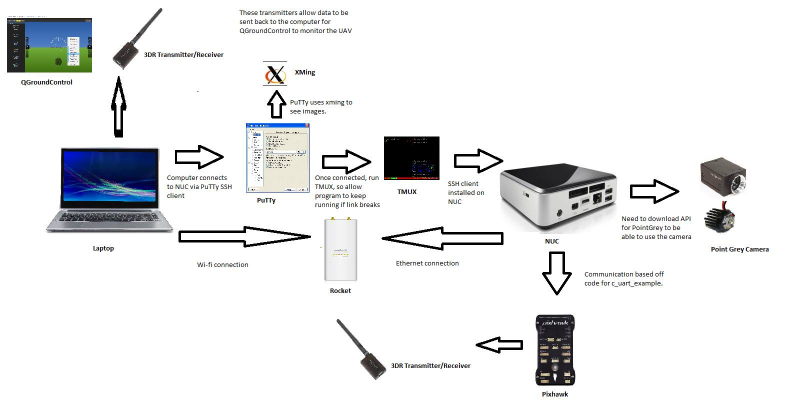
//> input picture OverviewPicture.jpg, 1573 x 800 px, given in place of the camera (shown at 1/2 size)
$ ./Main   (built with g++ and OpenCV 4)
//> lines starting //> are read from the running program, lines starting //| are printed output that depends on the picture; after the words box and inside, x2 and y2 are one past the last pixel; in counts of white or black regions, pixels touching at a corner belong together
### EmbeddedSystem/parameters.h
#ifndef PARAMETERS_H
#define PARAMETERS_H

#define UAV_UART_CONNECT_ACM0 "/dev/ttyACM0"
#define UAV_UART_CONNECT_ACM1 "/dev/ttyACM1"
#define UAV_UART_CONNECT_USB0 "/dev/ttyUSB0"
#define UAV_UART_CONNECT_USB1 "/dev/ttyUSB1"

#define UAV_UART_CONNECT_DEFAULT "/dev/ttyACM0"

#define UAV_BAUDRATE 57600


// Layout parameters

#define DATA_WIDTH 20

#define INSECT_DATA_Y 5
#define UAV_DATA_Y 15
#define CAMERA_DATA_Y 23
#define FLAG_DATA_Y 30

#define INSECT_DATA_X 2
#define UAV_DATA_X 9
#define CAMERA_DATA_X 6
#define FLAG_DATA_X 6

#define DATA_COLUMN 27

#define OUTPUT_STREAM_HEIGHT 32
#define OUTPUT_STREAM_WIDTH 39
#define OUTPUT_STREAM_Y 7
#define OUTPUT_STREAM_X 49


#define SPEED_SCALE 500		//Conversion between pixels and metres. Should react at 1 m/s.

#endif

### EmbeddedSystem/Output.h

#ifndef Output
#define Output

#include <stdlib.h>
#include <stdio.h>
#include <iostream>
#include <unistd.h>
#include <map>
#include <string.h>

#include <ncurses.h>
#include "parameters.h"

#define MAX_NUM_ROWS 20

using namespace std;

// [21 lines of commented-out code are left out]


class OutputStream {

public:
	OutputStream(void);

	void init(void);
	void print(const char* s);
	void refresh(void);
	WINDOW * outputStream;
	WINDOW * insectData;
	WINDOW * uavData;
	WINDOW * cameraData;
	WINDOW * flagData;

};


extern OutputStream output;
extern char outputBuffer[50];

void printMainScreen(void);

void printDataWindow(map<const char*, int> in_map, int, int);


#endif

### EmbeddedSystem/IrCam.h
#ifndef IR_CAM_H
#define IR_CAM_H


#include <opencv2/core/core.hpp>
#include <opencv2/imgproc/imgproc.hpp>
#include <iostream>
#include <numeric>
//#include <Windows.h>
#include "FlyCapture2.h"

#include <iomanip>
#include "Output.h"

using namespace cv;
using namespace std;
using namespace FlyCapture2;

#define FULL_FRAME 2048
#define MAX_RATE 90


class IRCam {
	Camera camera;
	CameraInfo camInfo;
	Error camError;
	Image rawImage;
	Image rgbImage;
	Format7ImageSettings fmt7ImageSettings;

	VideoMode vidMode;
	FrameRate fRate;

	Property frmRate;
	Property newFrmRate;
	PGRGuid guid;
	BusManager busMgr;

	unsigned int numCams;
	unsigned int usb_prop;

	unsigned int xRes;
	unsigned int yRes;
	unsigned int fps;

	vector<float> fpsMA;
	float currentFPS;
	Mat* srcMat;

	bool initialised;
public:

	IRCam(Mat* src, unsigned int x = FULL_FRAME, unsigned int y = FULL_FRAME, unsigned int frameRate = MAX_RATE);
	~IRCam(void);
	void init();
	void release();

	void getImage();

	Error setROI(int offX, int offY, int scale);
	Error setResolution(unsigned int x, unsigned int y);
	Error setFrameRate ( unsigned int frameRate);

	Size getImageSize(void);

	void updateFPS(float in_fps);

	void printOutput(void);

	bool isInit();
};


bool irCamInit(void);

Mat irGetImage(void);

void irReleaseCam(void);

bool irSetRoi(int offX, int offY, int scale);

#endif

### Project2/Insect.h
#ifndef INSECT
#define INSECT

#include <opencv2/core/core.hpp>
#include <numeric>

using namespace cv;
using namespace std;


#define ROI_SIZE .15
#define HEIGHT_OFFSET 10

class Insect {
	vector<int> heightMA;
	Point2f prevPosition;
	Point2f frameCentre;

	void humanReadableOutput(void);
public:
	int heightBracket;
	Point2f velocity;
	float speed;
	float direction;
	Point2f position;
	Point2f relPosition;
	float relNorm;
	float relAngle;
	bool found;
	Rect ROI;

	Insect(Mat*);
	void updateHeight(int);
	void updatePosition(Point2f);
	void updateROI(Mat*);
};

#endif // !INSECT

### Project2/Fps.h
/* disabled CPU fps functionality
get_cpu_time on windows is not reliable
see readme*/

#ifndef FPS_H
#define FPS_H

#include <opencv2/core/core.hpp>
#include <opencv2/highgui/highgui.hpp>
#include <stdio.h>
using namespace cv;

#ifdef _WIN32
#include <Windows.h>
#else
// UNIX support
#include <time.h>
#include <sys/time.h>
#endif

enum class fps_mode_t {WALL, CPU, BOTH};

class Fps {
public:
	Fps(int wait_period, fps_mode_t mode);
	void checkFPS(void);
	void displayFPS(Mat src, Rect ROI);

	fps_mode_t mode_;
	int frame_num;
	int num_frames_proc;
	float fps_wall, fps_cpu;
	double cpu_running_total;
	double get_wall_time(void);
	double get_cpu_time(void);
private:


	double wall1;
	double cpu1;
	int wait_period_;
	double wall0;
	double cpu0;
};


#endif

### EmbeddedSystem/Threshold.h
#ifndef THRESHOLD_2_H
#define THRESHOLD_2_H

#include <opencv2/core/core.hpp>
#include <opencv2/imgproc/imgproc.hpp>
#include <opencv2/highgui/highgui.hpp>
#include <iostream>
#include <math.h>
#include <stdlib.h>
#include <stdio.h>


#include <iostream>
#include <ctype.h>

using namespace cv;
using namespace std;


//#define SHOW_HISTOGRAM
#define MIN_LOBE_AREA 30
#define FIND_WIDTH 10
#define NUM_BINS 256
#define AVERAGE_SIZE 1

MatND findHistogram(Mat, int);


// Takes a moving average filter of the histogram and returns the histogram as a vector of integers
vector<int> movingAverageFilterHistogram(MatND, int);

// Finds all local peaks a minimums using a user-defined width
void findPeaksandMins(vector<int>, vector<int>, vector<int>, int);

//Finds and maps all of the lobes in the histogram. Has a default minimum area of 10 pixels.
map<int, int> findBulges(vector<int>, vector<int>, int);


// Application specific function which finds the right most peak, and then searches for the next minimum to set as the threshold value
int findThreshold(Mat);

#endif

### EmbeddedSystem/Insect.h
#ifndef INSECT
#define INSECT

#include <opencv2/core/core.hpp>
#include <opencv2/imgproc/imgproc.hpp>
#include <opencv2/highgui/highgui.hpp>
#include <numeric>
#include <iostream>
#include <stdio.h>

#include "Threshold.h"

using namespace cv;
using namespace std;


#define ROI_SIZE .15
#define HEIGHT_OFFSET 10
#define WIDTH_OFFSET 10

class Insect {
	vector<int> heightMA;
	Point2f prevPosition;
	Point2f frameCentre;

	void humanReadableOutput(void);
public:
	int heightBracket;
	Point2f velocity;
	float speed;
	float direction;
	Point2f position;
	Point2f relPosition;
	float relNorm;
	float relAngle;
	bool found;
	Rect ROI;

	Insect(Mat*);
	void updateHeight(int);
	void updatePosition(Point2f);
	void updateROI(Mat*);
	vector<vector<Point> > findObjects(Mat*);
	map<double, vector<Point> > mapContours(vector<vector<Point> > inputContours, Mat* inputImage);
	void findInsect(Mat* inputImage);

};

#endif // !INSECT

### Project2_NT/Project2/Thresholding.h

#ifndef THRESHOLDING
#define THRESHOLDING

#include <opencv2/core/core.hpp>
#include <opencv2/imgproc/imgproc.hpp>
#include <opencv2/gpu/gpu.hpp>

//#define THRESH_GPU

using namespace cv;
using namespace std;
using namespace cv::gpu;

class myHist {
	vector<double> histogram;
	vector<int> peakLocs;
	vector<int> minLocs;
	int absMaxLoc;
	bool checkThreshold(int);
	int findNextMin(int);
public:
	int threshold;

	myHist();
	myHist(Mat);
	void findPeaksandMins(int);
	void findThresholdByArea(int);
};

#ifdef THRESH_GPU
	int findThreshold(GpuMat inputImage);
#else
	int findThreshold(Mat inputImage);
#endif

#endif

### Project2/Insect.cpp
#include "Insect.h"

#define HEIGHT_FILTER_SIZE 10
#define HEIGHT_BRACKET 20

Insect::Insect(Mat* src) {
	found = false;
	heightMA = vector<int>(HEIGHT_FILTER_SIZE, 0);
	position = Point(0, 0);
	prevPosition = position;
	speed = 0.0;
	ROI = Rect(0, 0, src->cols, src->rows);
	frameCentre = Point(src->cols / 2, src->rows / 2);
}


// [21 lines left out: functions updateHeight, updatePosition, not called in this run]


void Insect::updateROI(Mat* src) {
	if (found) {
		// Updates the size and location of the region of interest
		int roiSize = ROI_SIZE * src->rows;

		if (position.x > (roiSize / 2)) {
			ROI.x = int(position.x) - roiSize / 2;
		}
		if (position.y > (roiSize / 2)) {
			ROI.y = int(position.y) - roiSize / 2;
		}
		if (position.x + roiSize / 2 > src->cols) {
			ROI.x = src->cols - roiSize;
		}
		if (position.y + roiSize / 2 > src->rows) {
			ROI.y = src->rows - roiSize;
		}
		ROI.width = roiSize;
		ROI.height = roiSize;
	}
	else {
		ROI = Rect(0, HEIGHT_OFFSET, src->cols, src->rows - HEIGHT_OFFSET); //Reset ROI
	}
}

// [16 lines left out: function humanReadableOutput, not called in this run]

### EmbeddedSystem/Insect.cpp
#include "Insect.h"

#define HEIGHT_FILTER_SIZE 10
#define HEIGHT_BRACKET 20


// [19 lines left out: functions Insect, updateHeight, not called in this run]

#define DATA_TITLE_POSITION 0
#define DATA_PARAMETER_POSITION 2


// [25 lines left out: functions printParameters, printOutput, not called in this run]


void Insect::updatePosition(Point2f centre) {
	position = Point2f(centre.x + ROI.x, centre.y + ROI.y);

	velocity = position - prevPosition;
	speed = norm(velocity);
	direction = atan2f(velocity.y, velocity.x) * 180 / CV_PI;

	relPosition = position - frameCentre;
	relNorm = norm(relPosition);
	relAngle = atan2f(relPosition.y, relPosition.x) *180 / CV_PI;

	prevPosition = position;
}


// [90 lines left out: functions updateROI, findObjects, mapContours, findInsect, not called in this run]


void Insect::findInsect(Mat* inputImage) {

}

### Project2_NT/Project2/Main.cpp
#include <opencv2/core/core.hpp>
#include <opencv2/imgproc/imgproc.hpp>
#include <opencv2/highgui/highgui.hpp>
#include <opencv2/video/tracking.hpp>
#include <iostream>
#include <stdio.h>


#include "Thresholding.h"
#include "Insect.h"
#include "Fps.h"

#include "Windows.h"

//#include "IrCam.h"
//#include "Kalman.h"

using namespace cv;
using namespace std;

#define DEBUG		//display video output windows
//#define FPS //wall breaks (==0) on release mode.
#define WAIT_PERIOD	10
//#define USE_CAM		// On to use IR cam (real-time), off to use recorded footage


RNG rng(12345);


void drawCross(Mat img, Point centre, Scalar colour, int d)
{
	line(img, Point(centre.x - d, centre.y - d), Point(centre.x + d, centre.y + d), colour, 2, CV_AA, 0);
	line(img, Point(centre.x + d, centre.y - d), Point(centre.x - d, centre.y + d), colour, 2, CV_AA, 0);
}

vector<vector<Point> > findObjects(Mat* inputImage) {

	vector<vector<Point> > contours;
	vector<Vec4i> hierarchy;
	Mat contourEdges, contourMorph;

	Canny(*inputImage, contourEdges, 30, 50 * 2, 3);

	Mat element = getStructuringElement(0, Size(5, 5));
	morphologyEx(contourEdges, contourMorph, 3, element);

	findContours(contourMorph, contours, hierarchy, CV_RETR_TREE, CV_CHAIN_APPROX_SIMPLE, Point(0, 0));
	return contours;
}


map<double, vector<Point>> mapContours(vector<vector<Point>> inputContours, Mat inputImage) {
	map<double, vector<Point>> contourMap;

	for (int i = 0; i < inputContours.size(); i++)
	{
		Mat mask = Mat::zeros(inputImage.size(), CV_8UC1);
		drawContours(mask, inputContours, i, cv::Scalar(255), CV_FILLED, CV_AA, noArray(), 1, Point(0, 0));
		contourMap[mean(inputImage, mask)[0]] = inputContours[i];

	}

	return contourMap;
}


Insect findInsect(Insect insect, Mat* inputImage) {
	vector<vector<Point>> imageContours = findObjects(inputImage);
	map<double, vector<Point>> contourMap = mapContours(imageContours, *inputImage);

	if (contourMap.size() != 0) {
		double insectIntensity = contourMap.rbegin()->first;
		Moments conMom = (moments(contourMap.rbegin()->second, false));
		Point insectCentre = Point2f(conMom.m10 / conMom.m00, conMom.m01 / conMom.m00);

		printf("Insect Position - X: %u, Y: %u.  Insect Height - %.2f \n", insectCentre.x, insectCentre.y, insectIntensity);
		insect.updatePosition(insectCentre);
		insect.found = true;
	}
	else {
		insect.found = false;
	}

	return insect;
}


/*
/*Determines time difference between two CPU clock times
timespec diff(timespec start, timespec end)
{
	timespec temp;
	if ((end.tv_nsec - start.tv_nsec) < 0) {
		temp.tv_sec = end.tv_sec - start.tv_sec - 1;
		temp.tv_nsec = 1000000000 + end.tv_nsec - start.tv_nsec;
	}
	else {
		temp.tv_sec = end.tv_sec - start.tv_sec;
		temp.tv_nsec = end.tv_nsec - start.tv_nsec;
	}
	return temp;
}
*/

/** @function main */
int main(int argc, char** argv)
{
	VideoCapture capture;

	// [14 lines of commented-out code are left out]

	if (!capture.open(0))
		return 0;


	#ifdef FPS
	Fps fps(WAIT_PERIOD, WALL); // set what displays by changing mode to WALL, CPU, or BOTH
	#endif // FPS


	Mat src, src_ROI;
	capture >> src;
//> src is the input picture: 800 rows x 1573 cols, CV_8UC3; mean B, G, R 235, 234, 233.1
	//resize(src, src, Size(), 0.3, 0.3);
	Insect insect(&src);

	while (src.empty()) {
		printf("Trying to find source");
		capture >> src;
	}


	while (!src.empty()) {


		src_ROI = src(insect.ROI);

		//imshow("Source", src);

		LARGE_INTEGER time, freq;
		if (!QueryPerformanceFrequency(&freq)){
			//  Handle error
			return 0;
		}
		if (!QueryPerformanceCounter(&time)){
			//  Handle error
			return 0;
		}
		double measured_time = (double)time.QuadPart / freq.QuadPart;

		insect = findInsect(insect, &src_ROI);
//> in findObjects, `Canny(*inputImage, contourEdges, 30, 50 * 2, 3);`:
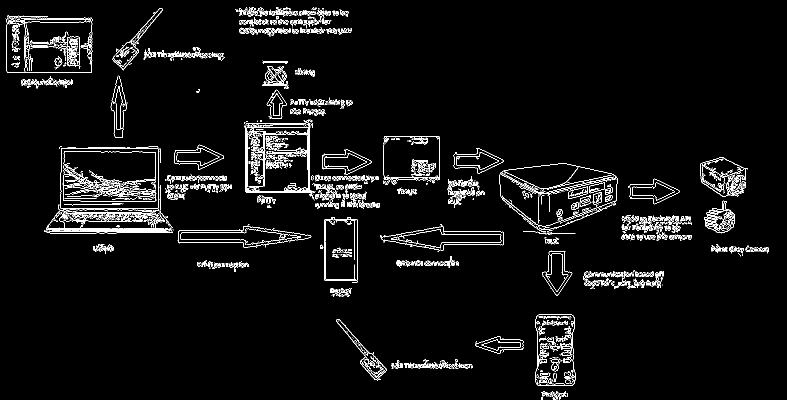
//> contourEdges: 800 rows x 1573 cols, CV_8UC1 (shown at 1/2 size); 3.9% white in thin lines or dots
//> in findObjects, `morphologyEx(contourEdges, contourMorph, 3, element);`:
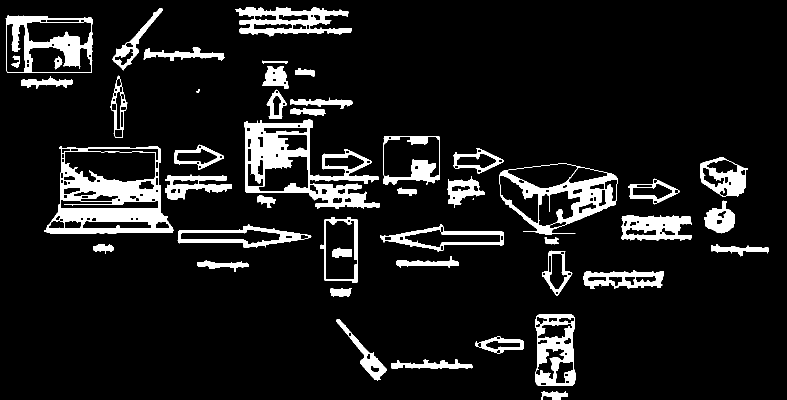
//> contourMorph: 800 rows x 1573 cols, CV_8UC1 (shown at 1/2 size); 9.6% white; 48 white regions (2 under 20 px)
//> in findObjects, `findContours(contourMorph, contours, hierarchy, CV_RETR_TREE, CV_CHAIN..`: contours = 247 contours, 3 with area under 20; largest, box (x1, y1, x2, y2) and area: (88, 293, 347, 467) 35364, (488, 239, 760, 418) 26074, (999, 326, 1235, 470) 23273, (11, 31, 185, 146) 18764, (1070, 629, 1151, 772) 10431
//> in findInsect, `vector<vector<Point>> imageContours = findObjects(inputImage);`: imageContours has the same summary as contours in findObjects
//> after the loop in mapContours, `for (int i = 0; i < inputContours.size(); i++)`: contourMap = 247 items
//> in findInsect, `double insectIntensity = contourMap.rbegin()->first;`: insectIntensity = 253.9
//> in findInsect, `Moments conMom = (moments(contourMap.rbegin()->second, false));`: conMom = moments, m00 3.5, centre m10/m00, m01/m00 = (946.2, 397.8)
//> in findInsect, `Point insectCentre = Point2f(conMom.m10 / conMom.m00, conMom.m01 / con..`: insectCentre = Point(946, 398)
//| Insect Position - X: 946, Y: 398.  Insect Height - 253.95
//> in updatePosition, `speed = norm(velocity);`: speed = 1026.3
//> in updatePosition, `direction = atan2f(velocity.y, velocity.x) * 180 / CV_PI;`: direction = 22.82
//> in updatePosition, `relPosition = position - frameCentre;`: relPosition = Point(160, -2)
//> in updatePosition, `relNorm = norm(relPosition);`: relNorm = 160
//> in updatePosition, `relAngle = atan2f(relPosition.y, relPosition.x) *180 / CV_PI;`: relAngle = -0.716
//> in updatePosition, `prevPosition = position;`: prevPosition = Point(946, 398)


		if (!QueryPerformanceFrequency(&freq)){
			//  Handle error
			return 0;
		}
		if (!QueryPerformanceCounter(&time)){
			//  Handle error
			return 0;
		}
		double measured_time_2 = (double)time.QuadPart / freq.QuadPart;

		double difference = measured_time_2 - measured_time;
		printf("%.4f", difference);

		insect.updateROI(&src);
//> in updateROI, `ROI.x = int(position.x) - roiSize / 2;`: ROI = Rect(886, 0, 1573, 800)
//> in updateROI, `ROI.y = int(position.y) - roiSize / 2;`: ROI = Rect(886, 338, 1573, 800)
//> in updateROI, `ROI.width = roiSize;`: ROI = Rect(886, 338, 120, 800)
//> in updateROI, `ROI.height = roiSize;`: ROI = Rect(886, 338, 120, 120)

#ifdef DEBUG
		Mat srcBox = src.clone();
		rectangle(srcBox, insect.ROI, Scalar(255, 255, 255), 2, 8, 0);
//> srcBox: 800 rows x 1573 cols, CV_8UC3; 403 pixels changed, all inside (x1, y1, x2, y2) = (885, 337, 1007, 459)
		imshow("Source w Box", srcBox);
		imshow("Frame", src_ROI);
		//imshow("Luminance", lum);
		//printf("Height Bracket: %i	", insect.heightBracket);

		/// Draw contours
		Mat contourOutput = Mat::zeros(src_ROI.size(), CV_8UC3);
		// [7 lines of commented-out code are left out]
		Mat insectPosition = src.clone();
		line(insectPosition, Point(src.cols / 2, src.rows / 2), insect.position, Scalar(255, 0, 0), 3);
		line(insectPosition, insect.position, insect.position + 5*insect.velocity, Scalar(0, 255, 0), 3);
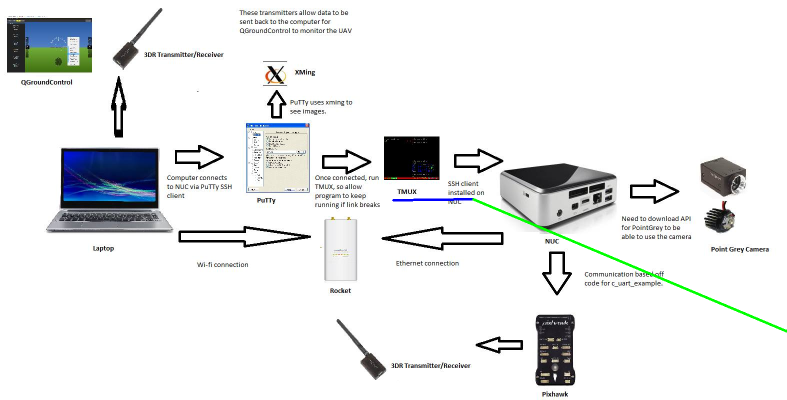
//> insectPosition: 800 rows x 1573 cols, CV_8UC3 (shown at 1/2 size); mean B, G, R 234.3, 233.9, 232.3
		imshow("Insect Position", insectPosition);
#endif // DEBUG
		//Mat srcBox = src.clone();
		//rectangle(srcBox, insect.ROI, Scalar(255, 255, 255), 2, 8, 0);
		//imshow("Source w Box", srcBox);


#ifdef FPS
		fps.checkFPS();
		fps.displayFPS(src, insect.ROI);
#endif // FPS

		capture >> src;
		//resize(src, src, Size(), 0.3, 0.3);

		waitKey(WAIT_PERIOD);
	}
	cout << "Done\n";

	capture.release();

	return(0);
}
